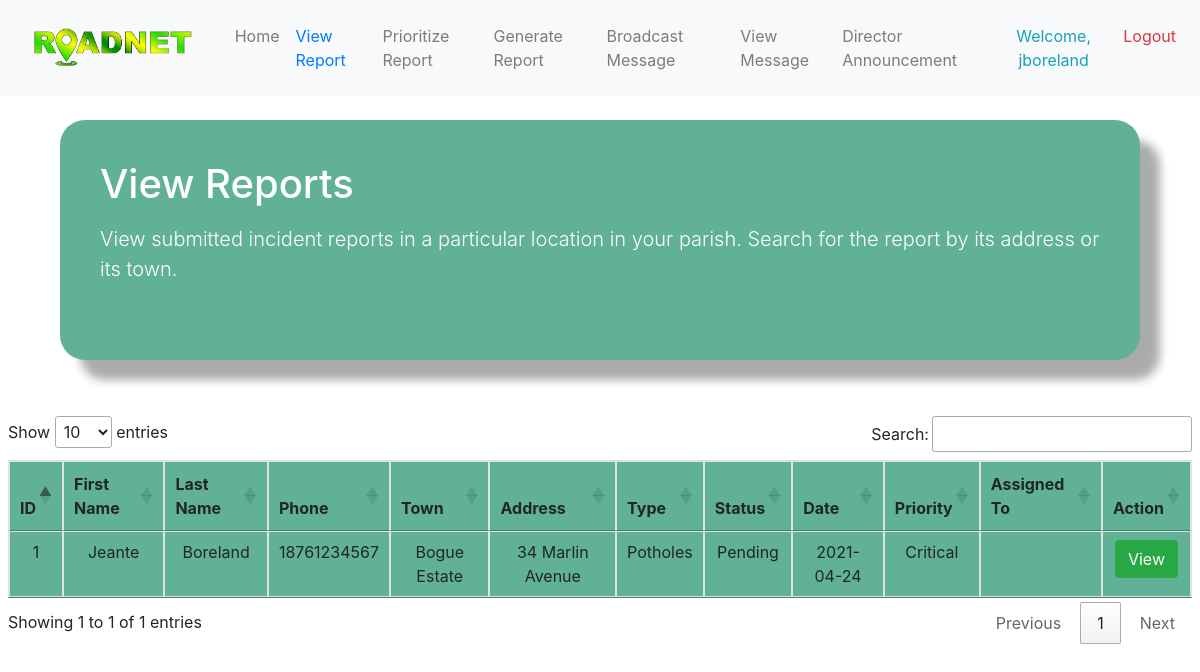
Page /parishmanager/pmviewreport.php (signed in) on the committed database.
### tables this page shows
CREATE TABLE report (
    reportID int(11) NOT NULL AUTO_INCREMENT, 
    firstname varchar(25) NOT NULL,
    lastname varchar(25) NOT NULL,
    telephone varchar(11) NOT NULL,
    parish varchar(25) NOT NULL,
    town varchar(30) NOT NULL,
    gpscoord varchar(65) NOT NULL,
    address varchar(70) NOT NULL,
    direction varchar(150) NOT NULL,
    incident varchar(25) NOT NULL,
    description varchar(500) NOT NULL,
    media varchar(500) NOT NULL,
    vstatus varchar(20) NOT NULL,
    rdate date NOT NULL,
    priority VARCHAR(10) NOT NULL,
    assignedTo VARCHAR(30) NULL,
  
    PRIMARY KEY (reportID)

);

### parishmanager/pmviewreport.php (the view, shortened to what this page needs)
<?php
        if(isset($_SESSION['parishmanager_login'])) {
            $ename = $_SESSION['parishmanager_login'];
        }
?>
<!DOCTYPE html>
<html lang="en">
    <head>
        <link rel="stylesheet" href="https://cdn.jsdelivr.net/npm/bootstrap@4.6.0/dist/css/bootstrap.min.css">
        <link rel="stylesheet" href="http://cdn.datatables.net/1.10.2/css/jquery.dataTables.min.css"></style>
        <link rel="stylesheet" href="http://localhost/roadnet/css/parishstyles.css">
    </head>
    <body>
        <nav class="navbar navbar-expand-lg navbar-light bg-light">
            <div class="navbar-brand col-6 col-lg-2">
                <img src="http://localhost/roadnet/rimages/logo.png" class="img-fluid">
            </div>
            <div class="collapse navbar-collapse" id="navbarText">
                <ul class="navbar-nav mr-auto">
                    <li class="nav-item">
                        <a class="nav-link" href="http://localhost/roadnet/parishmanager/parishmanager_home.php">Home</a>
                    </li>
                    <li class="nav-item active">
                        <a class="nav-link text-primary" href="http://localhost/roadnet/parishmanager/pmviewreport.php">View Report<span class="sr-only">(current)</span></a>
                    </li>
                    <li class="nav-item">
                        <a class="nav-link" href="http://localhost/roadnet/parishmanager/setpriority.php">Prioritize Report</a>
                    </li>
                    <li class="nav-item">
                        <a class="nav-link" href="http://localhost/roadnet/parishmanager/generateReport.php">Generate Report</a>
                    </li>
                    <li class="nav-item">
                        <a class="nav-link" href="http://localhost/roadnet/parishmanager/broadcast.php">Broadcast Message</a>
                    </li>
                    <li class="nav-item">
                        <a class="nav-link" href="http://localhost/roadnet/parishmanager/viewMessage.php">View Message</a>
                    </li>
                    <li class="nav-item">
                        <a class="nav-link" href="http://localhost/roadnet/parishmanager/viewAnnouncement.php">Director Announcement</a>
                    </li>
                </ul>
                <span class="navbar-text">
                    <ul class="navbar-nav mr-auto">
                        <?php
                            echo
                                '<li class="nav-item">
                                    <a class="nav-link text-center text-info">Welcome, '.$_SESSION['parishmanager_login'].'</a>
                                </li>';
                            echo '
                                <li class="nav-item">
                                    <a  href="http://localhost/roadnet/logout.php" class="nav-link text-center text-danger">Logout</a>
                                </li>';
                        ?>
                    </ul>
                </span>
            </div>
        </nav>
        <div class="widebox mx-auto p-4 mt-4 mb-5">
            <p class="h1 ml-3 mt-3 text-white">View Reports</p>
            <p class="lead mt-3 ml-3 text-white">View submitted incident reports in a particular location in your parish. Search for the report by its address or its town. </p>
        </div>
        <div class="container-fluid  ">
            <div class="row p-2">
                <?php
                require_once "config.php";
                $connect = mysqli_connect("localhost", "root", "", "roadnet");
                $staffPar = "SELECT parish FROM employee WHERE username = '$ename'";
                $sresult = mysqli_query($connect, $staffPar);
                $presult = $sresult->fetch_assoc();
                $sql = "SELECT * FROM report WHERE (parish = '".$presult["parish"]."')";
                if ($result = mysqli_query($link, $sql)) {
                    if (mysqli_num_rows($result) > 0) {
                        echo '<table id="myTable" class="table c table-bordered text-center table-sm table-responsive">';
                        echo '<thead>';
                        echo "<tr>";
                        echo "<th>ID</th>";
                        echo "<th>First Name</th>";
                        echo "<th>Last Name</th>";
                        echo "<th>Phone</th>";
                        echo "<th>Town</th>";
                        echo "<th>Address</th>";
                        echo "<th>Type</th>";
                        echo "<th>Status</th>";
                        echo "<th>Date</th>";
                        echo "<th>Priority</th>";
                        echo "<th>Assigned To</th>";
                        echo "<th>Action</th>";
                        echo "</tr>";
                        echo "</thead>";
                        echo "<tbody>";
                        while ($row = mysqli_fetch_array($result)) {
                            echo "<tr>";
                            echo "<td>" . $row['reportID'] . "</td>";
                            echo "<td>" . $row['firstname'] . "</td>";
                            echo "<td>" . $row['lastname'] . "</td>";
                            echo "<td>" . $row['telephone'] . "</td>";
                            echo "<td>" . $row['town'] . "</td>";
                            echo "<td>" . $row['address'] . "</td>";
                            echo "<td>" . $row['incident'] . "</td>";
                            echo "<td>" . $row['vstatus'] . "</td>";
                            echo "<td>" . $row['rdate'] . "</td>";
                            echo "<td>" . $row['priority'] . "</td>";
                            echo "<td>" . $row['assignedTo'] . "</td>";
                            echo '<td>';
                            echo '<a href="?id=' . $row['reportID'] . '" class=" mx-auto  btn btn-success" >View</a>';
                            echo "</td>";
                            echo "</tr>";
                        }
                        echo "</tbody>";
                        echo "</table>";
                    } else {
                        echo '<div class="alert alert-danger"><em>No reports were found.</em></div>';
                    }
                } else {
                    echo "Oops! Something went wrong. Please try again later.";
                }
                ?>
            </div>
        </div>
    </body>
</html>

### css/parishstyles.css (style rules this page uses)
.widebox { background-color: rgb(96, 177, 150); height:30vh; width: 90%; border-radius: 25px; box-shadow:20px 20px 10px rgba(0, 0, 0, 0.329); }
.c { background-color: rgb(96, 177, 150); }

### rows in the picture
report: reportID "1", firstname "Jeante", lastname "Boreland", telephone "18761234567", town "Bogue Estate", address "34 Marlin Avenue", incident "Potholes", vstatus "Pending", rdate "2021-04-24", priority "Critical"

### other values in the picture
$_SESSION['parishmanager_login'] "jboreland"
